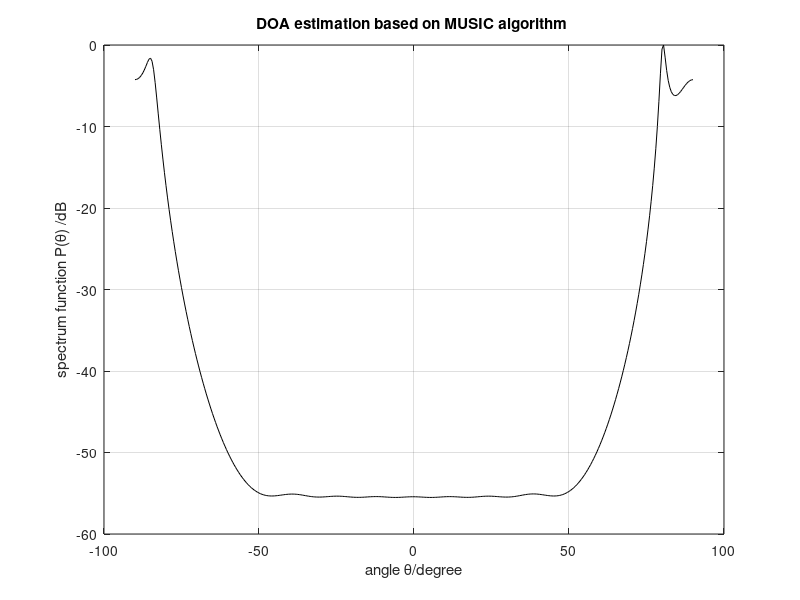

Here is the MATLAB script that generated this plot:
format long      %The data show that as long shaping scientific
%doa=[20 60]/180*pi; %Direction of arrival
function angles = random_angles(num_angles)
    angles = zeros(1, num_angles); % Preallocate array for efficiency
    for i = 1:num_angles
        angles(i) = rand()*90; % Generate a random angle between 0 and 90
    end
end
num_angles = 2; % Number of random angles to generate
angles_deg= random_angles(num_angles)*180/pi;
angles = random_angles(num_angles);
disp('Random angles:');
 disp(angles);
disp(angles_deg);
N=200;%Snapshots
w=[pi/4 pi/3]';%Frequency
M=10;%Number of array elements
P=length(w); %The number of signal
lambda=150;%Wavelength
d=lambda/2;%Element spacing
snr=20;%SNA
D=zeros(P,M); %To creat a matrix with P row and M column
for k=1:P
D(k,:)=exp(-j*2*pi*d*sin(angles(k))/lambda*[0:M-1]); %Assignment matrix
end
% for k=1:P
% D(k,:)=exp(-j*2*pi*d*sin(doa(k))/lambda*[0:M-1]); %Assignment matrix
% end
D=D';
xx=2*exp(j*(w*[1:N])); %Simulate signal
x=D*xx;
x=x+awgn(x,snr);%Insert Gaussian white noise
R=x*x'; %Data covarivance matrix
[N,V]=eig(R); %Find the eigenvalues and eigenvectors of R
NN=N(:,1:M-P); %Estimate noise subspace
theta=-90:0.5:90; %Peak search
for ii=1:length(theta)
SS=zeros(1,length(M));
for jj=0:M-1
SS(1+jj)=exp(-j*2*jj*pi*d*sin(theta(ii)/180*pi)/lambda);
end
PP=SS*NN*NN'*SS';
Pmusic(ii)=abs(1/ PP);
end
Pmusic=10*log10(Pmusic/max(Pmusic)); %Spatial spectrum function
plot(theta,Pmusic,'-k')
xlabel('angle \theta/degree')
ylabel('spectrum function P(\theta) /dB')
title('DOA estimation based on MUSIC algorithm ')
grid on